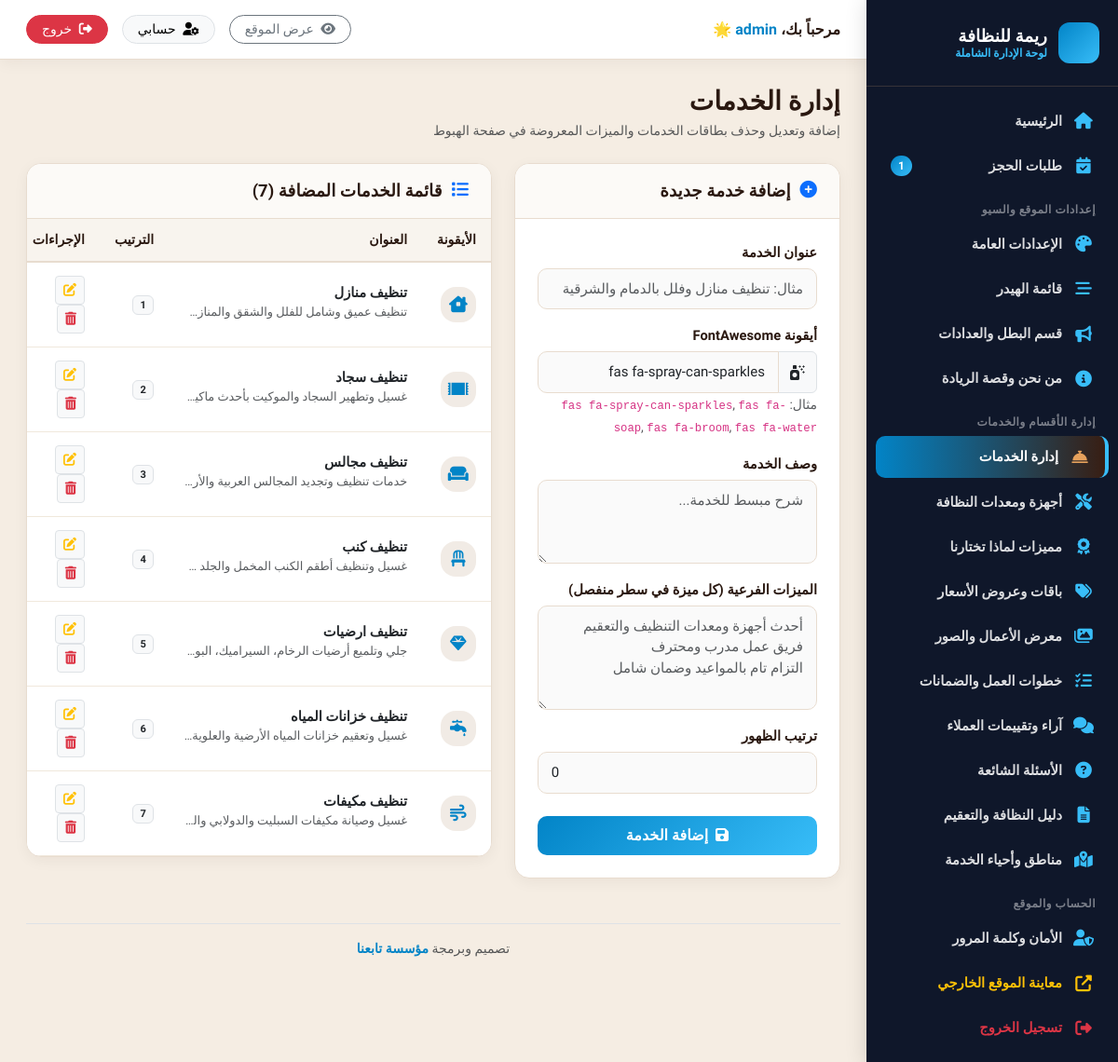
Before: /admin/services.php (signed in) with the older database file.
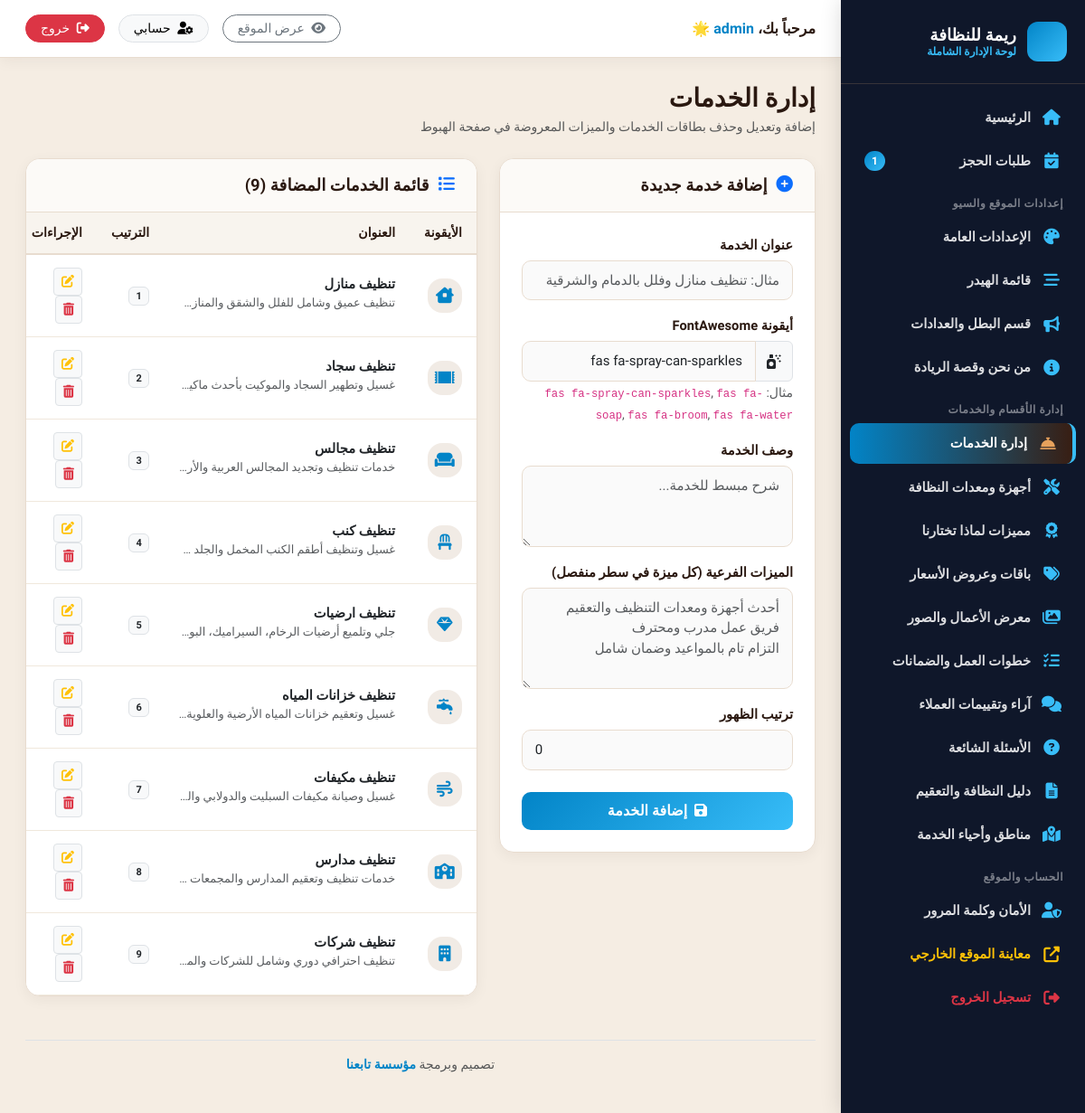
After: the same page with the newer database file.
### tables this page shows
CREATE TABLE services (
  id INTEGER PRIMARY KEY AUTOINCREMENT,
  title TEXT NOT NULL,
  icon TEXT NOT NULL,
  description TEXT NOT NULL,
  features TEXT NOT NULL,
  sort_order INTEGER DEFAULT 0,
  is_active INTEGER DEFAULT 1
);

### admin/services.php (the view, shortened to what the changed rows need)
<?php
require_once __DIR__ . '/includes/admin_header.php';
$services = $pdo->query("SELECT * FROM services ORDER BY sort_order ASC, id ASC")->fetchAll();
?>
<div class="row g-4">
  <div class="col-lg-7">
    <div class="content-card">
      <div class="content-card-header">
        <h5><i class="fas fa-list text-primary"></i> قائمة الخدمات المضافة (<?= count($services) ?>)</h5>
      </div>
      <div class="content-card-body p-0">
        <div class="table-responsive">
          <table class="table table-hover align-middle mb-0">
            <thead>
              <tr>
                <th width="45">الأيقونة</th>
                <th>العنوان</th>
                <th>الترتيب</th>
                <th width="120">الإجراءات</th>
              </tr>
            </thead>
            <tbody>
              <?php if (empty($services)): ?>
                <tr><td colspan="4" class="text-center py-4 text-muted">لا توجد خدمات مضافة حتى الآن.</td></tr>
              <?php else: ?>
                <?php foreach ($services as $srv): ?>
                <tr>
                  <td>
                    <div class="stat-icon primary" style="width:38px;height:38px;font-size:1.1rem;">
                      <i class="<?= htmlspecialchars($srv['icon']) ?>"></i>
                    </div>
                  </td>
                  <td>
                    <strong class="d-block text-dark"><?= htmlspecialchars($srv['title']) ?></strong>
                    <small class="text-muted text-truncate d-inline-block" style="max-width:240px;"><?= htmlspecialchars($srv['description']) ?></small>
                  </td>
                  <td><span class="badge bg-light text-dark border"><?= $srv['sort_order'] ?></span></td>
                  <td>
                    <a href="services.php?edit_id=<?= $srv['id'] ?>" class="btn btn-sm btn-light border" title="تعديل">
                      <i class="fas fa-edit text-warning"></i>
                    </a>
                    <a href="services.php?delete_id=<?= $srv['id'] ?>" class="btn btn-sm btn-light border confirm-delete" title="حذف">
                      <i class="fas fa-trash-alt text-danger"></i>
                    </a>
                  </td>
                </tr>
                <?php endforeach; ?>
              <?php endif; ?>
            </tbody>
          </table>
        </div>
      </div>
    </div>
  </div>
</div>
<?php require_once __DIR__ . '/includes/admin_footer.php'; ?>

Changed rows visible on the page:
added services: title "تنظيف مدارس", sort_order "8"
added services: title "تنظيف شركات", sort_order "9"
Other visible differences:
count($services): "7" → "9"
